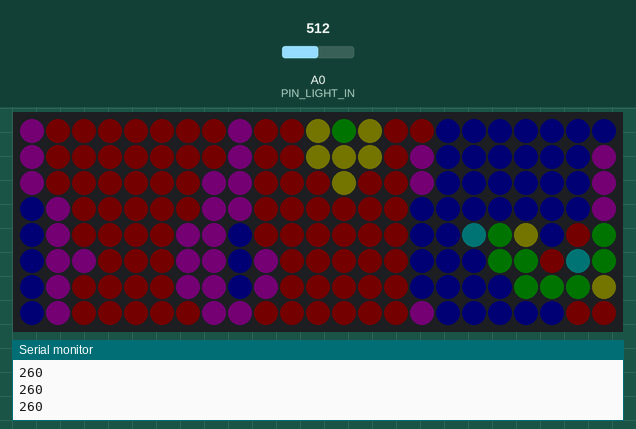
Simulated run of this sketch. Board: Arduino Uno, built with avr-gcc and run on an emulated ATmega328P. On the bench: 23×8 RGB LED matrix (first LED top left, wired row by row), the last lines printed to the serial monitor. The inputs (shaded band) are chosen by the test bench; at power-on: A0 (PIN_LIGHT_IN) = 512. Dim RGB values are drawn brighter than linear; the strip is taken to match the declared colour order.

Above: at 1.42 s.
1.9 s: A0 (PIN_LIGHT_IN) set to 1023
At 4.02 s:
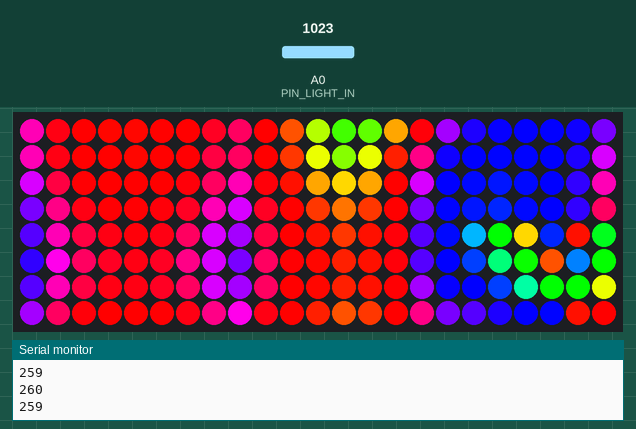
5.0 s: A0 (PIN_LIGHT_IN) set to 0
At 6.5 s:
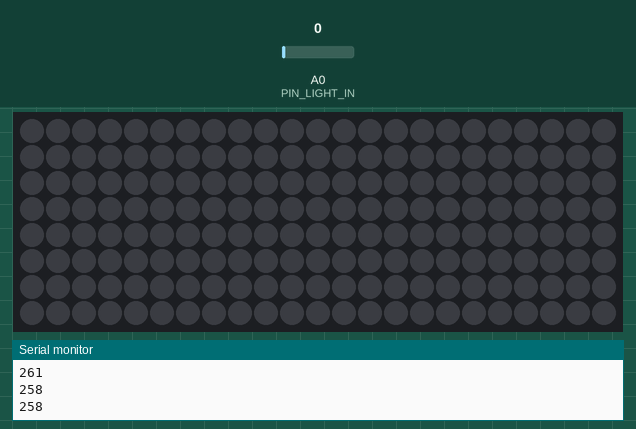
8.1 s: A0 (PIN_LIGHT_IN) set to 18
At 9.72 s:
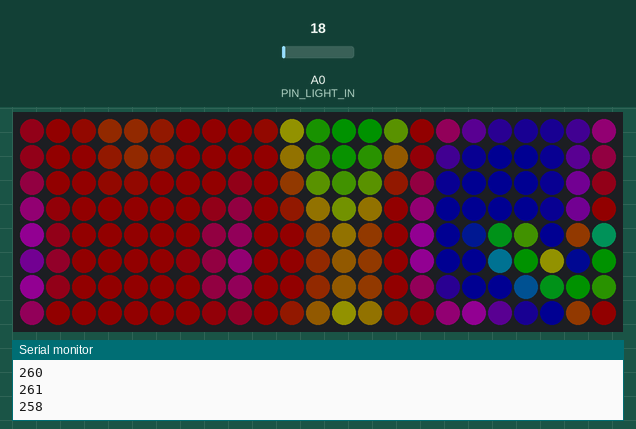
13.9 s: A0 (PIN_LIGHT_IN) set to 511
At 16.21 s:
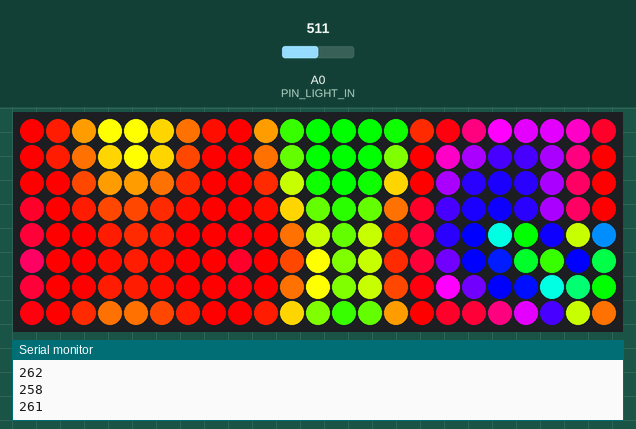

The sketch:

MNeopixelMatrix.ino
```cpp
#include <Adafruit_GFX.h>
#include <Adafruit_NeoMatrix.h>
#include <Adafruit_NeoPixel.h>
#include "noise.h"
#ifndef PSTR
#define PSTR // Make Arduino Due happy
#endif


#include "WS2812_Definitions.h"

#define W 23
#define H 8
#define PIN_LED 3
#define PIN_LIGHT_OUT 2
#define PIN_LIGHT_IN A0
#define LED_COUNT 98
#define LIGHT_BUFFER_SIZE 5
long lastRead = 0;
long readCD = 500;
float timePerCycle = 1000;
float lightValues[LIGHT_BUFFER_SIZE] = {0};
int lightReadingIndex = 0;

Adafruit_NeoMatrix matrix = Adafruit_NeoMatrix(W, H, PIN_LED,
                            NEO_MATRIX_TOP     + NEO_MATRIX_LEFT +
                            NEO_MATRIX_ROWS + NEO_MATRIX_ZIGZAG,
                            NEO_RBG                   + NEO_KHZ800);
//#include "FastLED.h"
const uint16_t colors[] = {
  matrix.Color(255, 0, 0), matrix.Color(0, 255, 0), matrix.Color(0, 0, 255)
};

void setup() {
  Serial.begin(250000);
  pinMode(PIN_LIGHT_IN, INPUT);
  pinMode(PIN_LIGHT_OUT, INPUT);
  matrix.begin();
  matrix.setTextWrap(false);
  matrix.setBrightness(50);
  matrix.setTextSize(0);
  matrix.setTextColor(colors[0]);

  //m.setBrightness(5);

}


void loop() {
  //fire();
  noisy();
  adjustBrightness();
  matrix.show();
  long t = millis();
  static long last;
  Serial.println(t - last);
  last = t;
}

void noisy() {
  float colorRange = 360;
  uint32_t zoom = 65535 * 3;
  float s = 1;
  int sx = 0 * s * 10;
  int sy = 0 * s * 20;
  int st = 0 * s * 110;
  int sh = s * 1;
  float mh = 1;
  static uint16_t range = 65535;
  static uint32_t t = 0;
  static uint16_t xo = 0;
  static uint16_t yo = 0;
  static uint32_t x = 0;
  static uint32_t y = 0;
  static int h = 0;
  while (h >= 360.0) {
    h -= 360;
  }
  for (int i = 0; i < W; i++) {
    for (int u = 0; u < H; u++) {
      //  matrix.fillScreen(0);
      x = map(i, 0, W, 0, zoom) + xo;
      y = map(u, 0, W, 0, zoom) + yo;
      float fi = inoise16(x, y, t);
      float f = map(fi, 65535 / 2, 65535, -100, 100);
      float b = map(fi, 65535 / 2 - range / 2, 65535 / 2 + range / 2, 0, 100);
      //  Serial.println(fi);
      //Serial.println(b);

      long mL = HSBtoRGB(b * 6 + h * mh, 1, 1);
      // long mL = HSBtoRGB(300, 0.3, 1.1-(float)(b)/(100));
      matrix.drawPixel(i, u, matrix.Color((mL >> 16), mL >> 8, mL));
      //matrix.drawPixel(i+1,u,colors[pass]); if(++pass>=3)pass=0;

      // delay(100);


    }
  }
  h += sh;
  t += st;
  //Serial.println(t);
  xo += sx;
  yo += sy;
}
void fire() {
  float colorRange = 360;
  uint32_t zoom = 65535 * 3;
  float s = 100;
  int sx = 1 * s * 200;
  int sy = 1 * s * 100;
  int st = 1 * s * 100;
  int sh = 0 * 1;
  float mh = 1;
  static uint16_t range = 65535;
  static uint32_t t = 0;
  static uint32_t xo = 0;
  static uint32_t yo = 0;
  static uint32_t x = 0;
  static uint32_t y = 0;
  static int h = 200;
  while (h >= 360.0) {
    h -= 360;
  }
  for (int i = 0; i < W; i++) {
    for (int u = 0; u < H; u++) {
      //  matrix.fillScreen(0);
      x = map(i, 0, W, 0, zoom) + xo;
      y = map(u, 0, W, 0, zoom) + yo;
      float fi = inoise16(x, y, t);
      float f = map(fi, 65535 / 2, 65535, -100, 100);
      float b = map(fi, 65535 / 2 - range / 2, 65535 / 2 + range / 2, 0, 20);
      //  Serial.println(fi);
      //Serial.println(b);

      long mL = HSBtoRGB(constrain(b * 6 + h * mh + ((float)i * i) / (W * W) * 80, 5 * 6 + h * mh, 20 * 6 + h * mh - 25), 1, (((float)(i * i) / (W * W)) * 50 + 50) / 100);
      // long mL = HSBtoRGB(300, 0.3, 1.1-(float)(b)/(100));
      matrix.drawPixel(i, u, matrix.Color((mL >> 16), mL >> 8, mL));
      //matrix.drawPixel(i+1,u,colors[pass]); if(++pass>=3)pass=0;

      // delay(100);


    }
  }
  h += sh;
  t += st;
  //Serial.println(t);
  xo += sx;
  yo += sy;
}
void rainbow() {
  static int x = matrix.width();
  static int pass = 0;
  static int o = 0;
  if (++o > LED_COUNT)o = 0;
  for (int i = 0; i < W; i++) {
    for (int u = 0; u < H; u++) {
      //  matrix.fillScreen(0);
      float f = ((i * 7.0f + u + o) / (W * H)) * 360;
      //Serial.println(f);
      long mL = HSBtoRGB(f, 0.9, 1);
      matrix.drawPixel(i, u, matrix.Color((mL >> 16), mL >> 8, mL));
      //matrix.drawPixel(i+1,u,colors[pass]); if(++pass>=3)pass=0;

      // delay(100);


    }

  }

}
long HSBtoRGB(float _hue, float _sat, float _brightness) {
  float red = 0.0;
  float green = 0.0;
  float blue = 0.0;

  if (_sat == 0.0) {
    red = _brightness;
    green = _brightness;
    blue = _brightness;
  } else {
    while (_hue >= 360.0) {
      _hue -= 360;
    }

    int slice = _hue / 60.0;
    float hue_frac = (_hue / 60.0) - slice;

    float aa = _brightness * (1.0 - _sat);
    float bb = _brightness * (1.0 - _sat * hue_frac);
    float cc = _brightness * (1.0 - _sat * (1.0 - hue_frac));

    switch (slice) {
      case 0:
        red = _brightness;
        green = cc;
        blue = aa;
        break;
      case 1:
        red = bb;
        green = _brightness;
        blue = aa;
        break;
      case 2:
        red = aa;
        green = _brightness;
        blue = cc;
        break;
      case 3:
        red = aa;
        green = bb;
        blue = _brightness;
        break;
      case 4:
        red = cc;
        green = aa;
        blue = _brightness;
        break;
      case 5:
        red = _brightness;
        green = aa;
        blue = bb;
        break;
      default:
        red = 0.0;
        green = 0.0;
        blue = 0.0;
        break;
    }
  }

  long ired = red * 255.0;
  long igreen = green * 255.0;
  long iblue = blue * 255.0;

  return long((ired << 16) | (igreen << 8) | (iblue));
}

float median(int n, float x[]) { // return the median value for the array x
  float temp;
  int i, j;
  // the following two loops sort the array x in ascending order
  for (i = 0; i < n - 1; i++) {
    for (j = i + 1; j < n; j++) {
      if (x[j] < x[i]) {
        // swap elements
        temp = x[i];
        x[i] = x[j];
        x[j] = temp;
      }
    }
  }
  if (n % 2 == 0) {
    // if there is an even number of elements, return mean of the two elements in the middle
    return ((x[n / 2] + x[n / 2 - 1]) / 2.0);
  } else {
    // else return the element in the middle
    return x[n / 2];
  }
}

float median(int n, int x[]) { // return the median value for the array x
  float temp;
  int i, j;
  // the following two loops sort the array x in ascending order
  for (i = 0; i < n - 1; i++) {
    for (j = i + 1; j < n; j++) {
      if (x[j] < x[i]) {
        // swap elements
        temp = x[i];
        x[i] = x[j];
        x[j] = temp;
      }
    }
  }
  if (n % 2 == 0) {
    // if there is an even number of elements, return mean of the two elements in the middle
    return ((x[n / 2] + x[n / 2 - 1]) / 2.0);
  } else {
    // else return the element in the middle
    return x[n / 2];
  }
}
void adjustBrightness() {
  if (lastRead + readCD < millis()) {
    int x = matrix.getBrightness();
    //matrix.setBrightness(0);
    //matrix.show();
    //  delay(100);
    lightValues[lightReadingIndex] = analogRead(PIN_LIGHT_IN);
    //matrix.setBrightness(x);
    // matrix.show();
    //Serial.println(lightValues[lightReadingIndex]);
    lightReadingIndex++;
    if (lightReadingIndex >= LIGHT_BUFFER_SIZE) lightReadingIndex = 0;

    int light = median(LIGHT_BUFFER_SIZE, lightValues);
    // Serial.println(light);
    // Serial.println("N");
    if (light <= 5) {
      matrix.setBrightness(1);
    } else {
      matrix.setBrightness(false ? (light / 5) * 5 : light);
    }
    lastRead = millis();

  }
}
```

WS2812_Definitions.h
```cpp
/*
  Bunches of definitions for the WS2812 Breakout Board example code

*/

// These are for the cascade function
#define TOP_DOWN 0
#define DOWN_TOP 1

/* A world of colors to set your LED to
  Standard HTML Color Codes sorted by Hex Value
    to see the colors in action, check out:
   http://www.w3schools.com/html/html_colorvalues.asp */

#define BLACK			0x000000
#define NAVY			0x000080
#define DARKBLUE		0x00008B
#define MEDIUMBLUE		0x0000CD
#define BLUE			0x0000FF
#define DARKGREEN		0x006400
#define GREEN			0x008000
#define TEAL			0x008080
#define DARKCYAN		0x008B8B
#define DEEPSKYBLUE		0x00BFFF
#define DARKTURQUOISE		0x00CED1
#define MEDIUMSPRINGGREEN	0x00FA9A
#define LIME			0x00FF00
#define SPRINGGREEN		0x00FF7F
#define AQUA			0x00FFFF
#define CYAN			0x00FFFF
#define MIDNIGHTBLUE		0x191970
#define DODGERBLUE		0x1E90FF
#define LIGHTSEAGREEN		0x20B2AA
#define FORESTGREEN		0x228B22
#define SEAGREEN		0x2E8B57
#define DARKSLATEGRAY		0x2F4F4F
#define LIMEGREEN		0x32CD32
#define MEDIUMSEAGREEN		0x3CB371
#define TURQUOISE		0x40E0D0
#define ROYALBLUE		0x4169E1
#define STEELBLUE		0x4682B4
#define DARKSLATEBLUE		0x483D8B
#define MEDIUMTURQUOISE		0x48D1CC
#define INDIGO 			0x4B0082
#define DARKOLIVEGREEN		0x556B2F
#define CADETBLUE		0x5F9EA0
#define CORNFLOWERBLUE		0x6495ED
#define MEDIUMAQUAMARINE	0x66CDAA
#define DIMGRAY			0x696969
#define SLATEBLUE		0x6A5ACD
#define OLIVEDRAB		0x6B8E23
#define SLATEGRAY		0x708090
#define LIGHTSLATEGRAY		0x778899
#define MEDIUMSLATEBLUE		0x7B68EE
#define LAWNGREEN		0x7CFC00
#define CHARTREUSE		0x7FFF00
#define AQUAMARINE		0x7FFFD4
#define MAROON			0x800000
#define PURPLE			0x800080
#define OLIVE			0x808000
#define GRAY			0x808080
#define SKYBLUE			0x87CEEB
#define LIGHTSKYBLUE		0x87CEFA
#define BLUEVIOLET		0x8A2BE2
#define DARKRED			0x8B0000
#define DARKMAGENTA		0x8B008B
#define SADDLEBROWN		0x8B4513
#define DARKSEAGREEN		0x8FBC8F
#define LIGHTGREEN		0x90EE90
#define MEDIUMPURPLE		0x9370DB
#define DARKVIOLET		0x9400D3
#define PALEGREEN		0x98FB98
#define DARKORCHID		0x9932CC
#define YELLOWGREEN		0x9ACD32
#define SIENNA			0xA0522D
#define BROWN			0xA52A2A
#define DARKGRAY		0xA9A9A9
#define LIGHTBLUE		0xADD8E6
#define GREENYELLOW		0xADFF2F
#define PALETURQUOISE	        0xAFEEEE
#define LIGHTSTEELBLUE		0xB0C4DE
#define POWDERBLUE		0xB0E0E6
#define FIREBRICK		0xB22222
#define DARKGOLDENROD		0xB8860B
#define MEDIUMORCHID		0xBA55D3
#define ROSYBROWN		0xBC8F8F
#define DARKKHAKI		0xBDB76B
#define SILVER			0xC0C0C0
#define MEDIUMVIOLETRED	        0xC71585
#define INDIANRED 		0xCD5C5C
#define PERU			0xCD853F
#define CHOCOLATE		0xD2691E
#define TAN			0xD2B48C
#define LIGHTGRAY		0xD3D3D3
#define THISTLE			0xD8BFD8
#define ORCHID			0xDA70D6
#define GOLDENROD		0xDAA520
#define PALEVIOLETRED		0xDB7093
#define CRIMSON			0xDC143C
#define GAINSBORO		0xDCDCDC
#define PLUM			0xDDA0DD
#define BURLYWOOD		0xDEB887
#define LIGHTCYAN		0xE0FFFF
#define LAVENDER		0xE6E6FA
#define DARKSALMON		0xE9967A
#define VIOLET			0xEE82EE
#define PALEGOLDENROD		0xEEE8AA
#define LIGHTCORAL		0xF08080
#define KHAKI			0xF0E68C
#define ALICEBLUE		0xF0F8FF
#define HONEYDEW		0xF0FFF0
#define AZURE			0xF0FFFF
#define SANDYBROWN		0xF4A460
#define WHEAT			0xF5DEB3
#define BEIGE			0xF5F5DC
#define WHITESMOKE		0xF5F5F5
#define MINTCREAM		0xF5FFFA
#define GHOSTWHITE		0xF8F8FF
#define SALMON			0xFA8072
#define ANTIQUEWHITE		0xFAEBD7
#define LINEN			0xFAF0E6
#define LIGHTGOLDENRODYELLOW	0xFAFAD2
#define OLDLACE			0xFDF5E6
#define RED			0xFF0000
#define FUCHSIA			0xFF00FF
#define MAGENTA			0xFF00FF
#define DEEPPINK		0xFF1493
#define ORANGERED		0xFF4500
#define TOMATO			0xFF6347
#define HOTPINK			0xFF69B4
#define CORAL			0xFF7F50
#define DARKORANGE		0xFF8C00
#define LIGHTSALMON		0xFFA07A
#define ORANGE			0xFFA500
#define LIGHTPINK		0xFFB6C1
#define PINK			0xFFC0CB
#define GOLD			0xFFD700
#define PEACHPUFF		0xFFDAB9
#define NAVAJOWHITE		0xFFDEAD
#define MOCCASIN		0xFFE4B5
#define BISQUE			0xFFE4C4
#define MISTYROSE		0xFFE4E1
#define BLANCHEDALMOND		0xFFEBCD
#define PAPAYAWHIP		0xFFEFD5
#define LAVENDERBLUSH		0xFFF0F5
#define SEASHELL		0xFFF5EE
#define CORNSILK		0xFFF8DC
#define LEMONCHIFFON		0xFFFACD
#define FLORALWHITE		0xFFFAF0
#define SNOW			0xFFFAFA
#define YELLOW			0xFFFF00
#define LIGHTYELLOW		0xFFFFE0
#define IVORY			0xFFFFF0
#define WHITE			0xFFFFFF
```

Measured:
- after the input at 1.9 s, the LEDs: change after 2.0 s (image 1)
- after the input at 5.0 s, the LEDs: change after 0.18 s (image 2)
- after the input at 13.9 s, the LEDs: first differ from a run without the input after 2.2 s (image 4)
- what the display in image 2 shows lasts 1.8 s, from 5.2 s to 7.0 s
